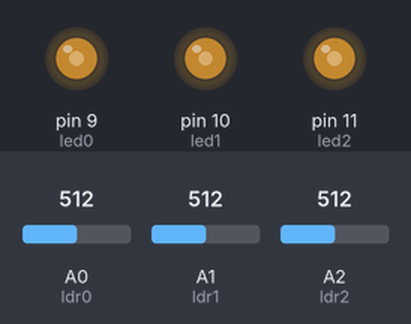
Bench run of a sketch on a simulated Arduino Uno, built with avr-gcc and run on an emulated ATmega328P. Shown: output pins drawn as LEDs (lit = HIGH). The test bench sets the inputs (shaded band); at power-on: A1 (ldr1) = 512, A0 (ldr0) = 512, A2 (ldr2) = 512.

Above: at 1.2 s.
1.3 s: A1 (ldr1) set to 716
At 2.0 s:
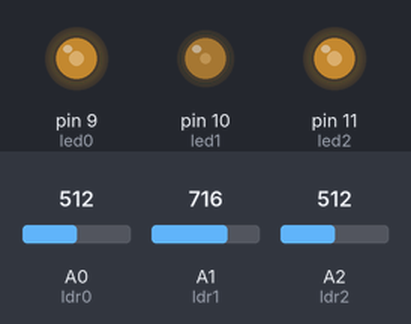
2.8 s: A0 (ldr0) set to 306
At 3.2 s:
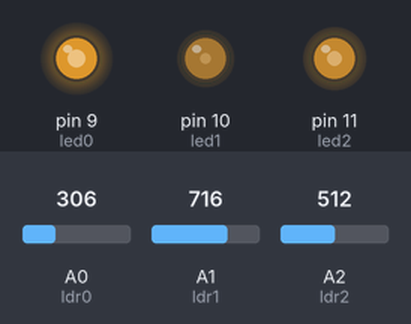
4.3 s: A2 (ldr2) set to 306
At 5.5 s:
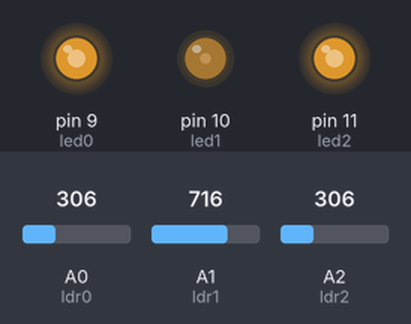
5.8 s: A0 (ldr0) set to 122
At 6.6 s:
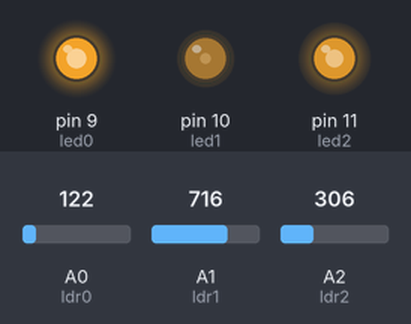
7.3 s: A2 (ldr2) set to 122
At 7.8 s:
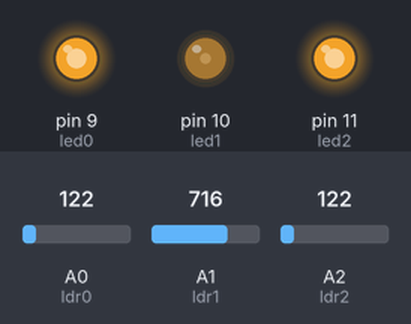
8.8 s: A1 (ldr1) set to 511
At 10.1 s:
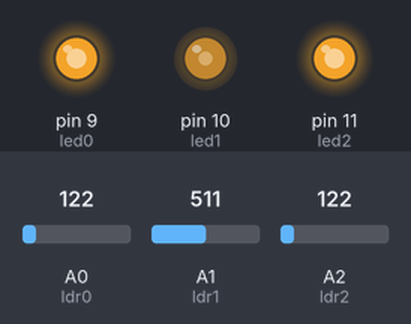
Timing chart, 0 to 11.3 s (numbered marks = the images above; inputs shaded):
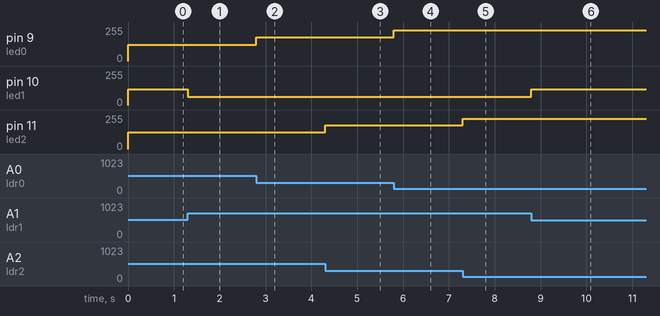

Measured:
- after the input at 1.3 s, pin 10 (led1): 120/255 → 63/255 at once
- after the input at 2.8 s, pin 9 (led0): 122/255 → 178/255 at once
- after the input at 4.3 s, pin 11 (led2): 124/255 → 179/255 at once
- after the input at 5.8 s, pin 9 (led0): 178/255 → 229/255 at once
- after the input at 7.3 s, pin 11 (led2): 179/255 → 228/255 at once
- after the input at 8.8 s, pin 10 (led1): 63/255 → 120/255 at once

The sketch:

Prog01.ino
```cpp
/**********************************************************************************
**                                                                               **
**                              Lector de Llum                                   **
**                                                                               **
**  NOM: Josep González Martínez                            DATA: 25/02/2019     **
**********************************************************************************/
//Resistencia 1 = min-->1500     max-->195k   Rldr=17000
//Resistencia 2 = min-->1455     max-->472k   Rldr=26000
//Resistencia 3 = min-->1500     max-->1M     Rldr=38700
//********** Includes *************************************************************

//********** Variables ************************************************************
const int ldr0 = A0;         // donar nom al pin A0 de l’Arduino
const int ldr1 = A1;         // donar nom al pin A1 de l’Arduino
const int ldr2 = A2;         // donar nom al pin A2 de l’Arduino
const int led0 = 9;
const int led1 = 10;
const int led2 = 11;


int valLdr0, valLdr1, valLdr2;

//********** Setup ****************************************************************
void setup()
{
  Serial.begin(9600);

  pinMode(led0, OUTPUT);     // definir el pin 9 com una sortida
  pinMode(led1, OUTPUT);
  pinMode(led2, OUTPUT);
}

//********** Loop *****************************************************************
void loop()
{
  valLdr0 = analogRead(ldr0);   // llegir valor ldr0
  valLdr1 = analogRead(ldr1);   // llegir valor ldr1
  valLdr2 = analogRead(ldr2);   // llegir valor ldr2

  valLdr0 = map(valLdr0, 25, 955, 255, 0);
  valLdr1 = map(valLdr1, 25, 940, 255, 0);
  valLdr2 = map(valLdr2, 20, 975, 255, 0);

   analogWrite(led0, valLdr0);
   analogWrite(led1, valLdr1);
   analogWrite(led2, valLdr2);
}

//********** Funcions *************************************************************


//********** Funcions *************************************************************
```
